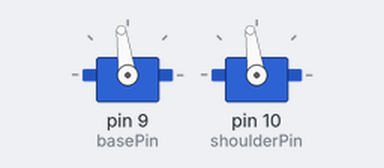
A sketch run on a simulated Arduino Uno, built with avr-gcc and run on an emulated ATmega328P. Shown: 2 × servo. What the sketch prints to the serial monitor is not drawn.

Above: at 3.05 s.
At 3.6 s:
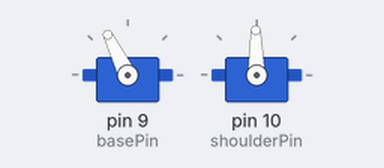
At 4.0 s:
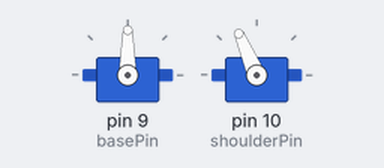
At 4.15 s:
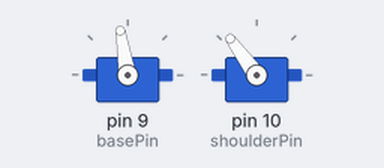
Timing chart, 0 to 6.0 s (numbered marks = the images above):
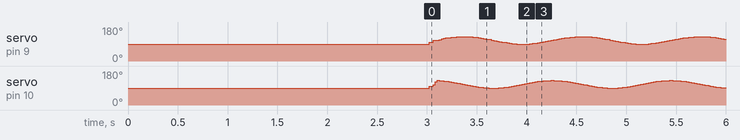

The sketch:

sketch_oct14b.ino
```cpp
#include <VarSpeedServo.h>
#include <math.h>

VarSpeedServo base;
VarSpeedServo shoulder;

const int basePin = 9;
const int shoulderPin = 10;

void setup() {
  Serial.begin(9600);

  base.attach(basePin);
  base.write(90,50,false);
  shoulder.attach(shoulderPin);
  shoulder.write(90,50,false);

  Serial.println("preset done");
  delay(3000);
}

int basePosition = 90;
int shoulderPosition = 90;
void loop() {
  /*while (Serial.available() > 0)
  {
    char input = Serial.read();
    if (input == 'd' && basePosition <= 135)
    {
      Serial.println("d");
      basePosition+=10;
      base.write(basePosition,25,false);
    }
    if (input == 'a' && basePosition >= 45 )
    {
      Serial.println("a");
      basePosition-=10;
      base.write(basePosition,25,false);
    }
    if (input == 'w' && shoulderPosition <= 135)
    {
      Serial.println("w");
      shoulderPosition+=10;
      shoulder.write(shoulderPosition,25,false);
    }
    if (input == 's' && shoulderPosition >= 90)
    {
      Serial.println("s");
      shoulderPosition-=10;
      shoulder.write(shoulderPosition,25,false);
    }

  }*/
  double delta = 0, delta1 = 0;
  for (int cStep=0; cStep < 45; cStep++)
  {
    delta = 1 * sin(2*PI*cStep/45);
    delta1 = 1 * cos(2*PI*cStep/45);
    base.write(110+delta*20,255,false);
    shoulder.write(110+delta1*20,255,true);
    Serial.print("Sin: ");
    Serial.println(110+delta*15);
    Serial.print("Cos: ");
    Serial.println(110+delta1*15);
    //delay(15);
    //shoulder.write(135,25,false);
  }
  /*for (int i=135; i > 45; i--)
  {
    delta = 1 * sin(2*PI*basePosition/45);
    basePosition -= delta;
    base.write(basePosition,25,false);
    delay(100);
  }
  delay(2000);*/
}
```
